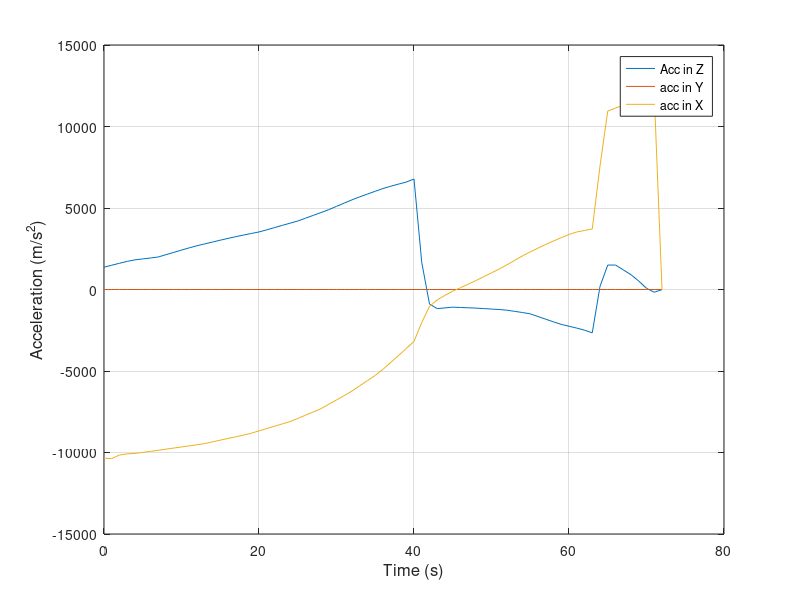
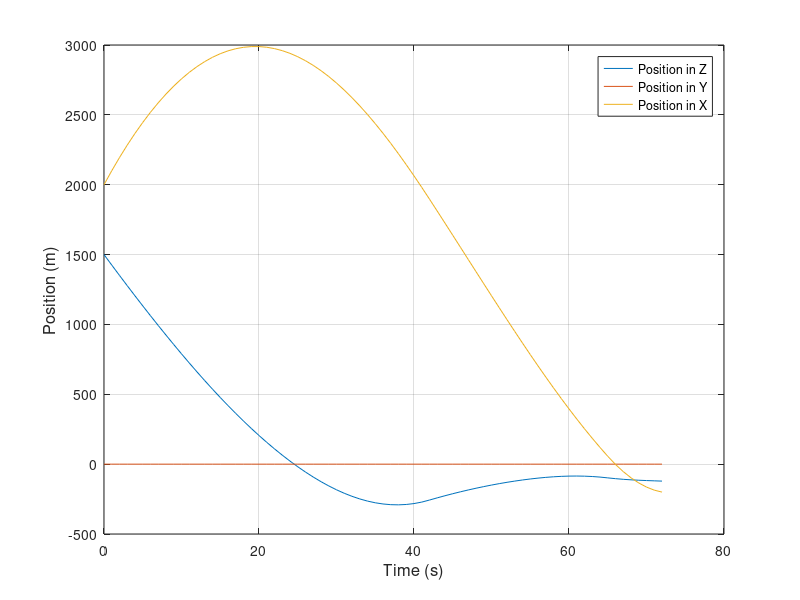
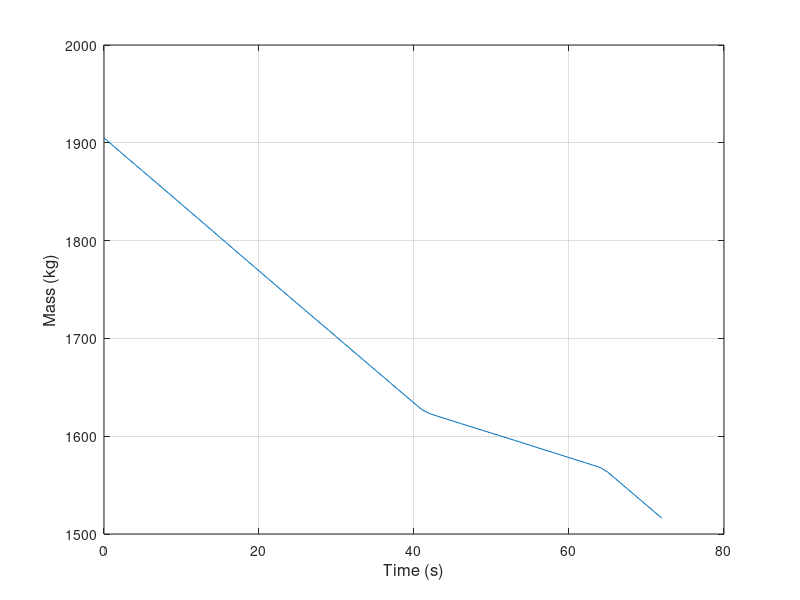
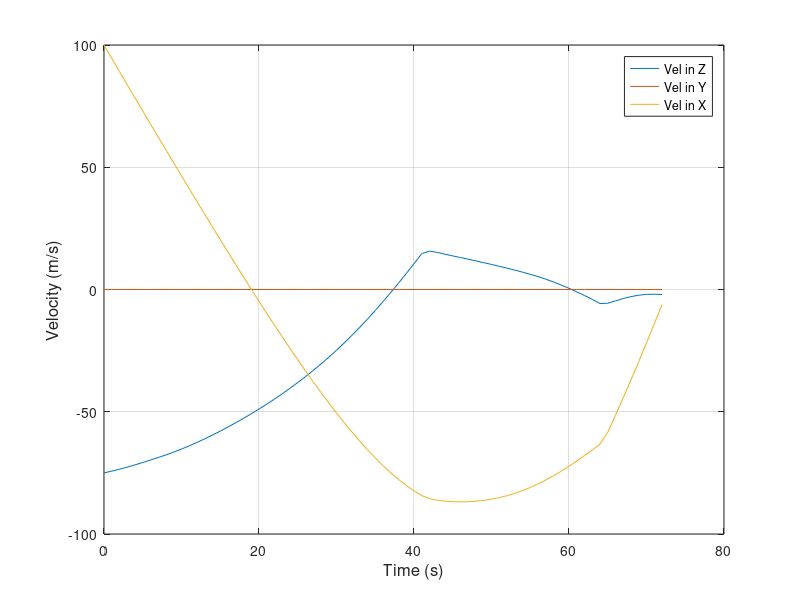

Reproduce these figures in MATLAB, in order.
clear all
r0 = [1500;0;2000]; %m
V0 = [-75;0;100]; %m/s
m0 = 1905; %kg
Isp = 225; %seconds
g_vec = [-3.7114;0;0];
Thrust_Num = 3100;
T_max = 0.8*Thrust_Num;
T_min = 0.3*Thrust_Num;
no_of_thrusters = 6;
cant_angle = 27*(pi/180);
alpha = 1/(Isp*9.807*cos(cant_angle));

time0 = 0;
final_time = 72; %seconds
time_step = 1;%0.01;
load('LCVX_ACC_X.mat');
load('LCVX_ACC_Y.mat');
load('LCVX_THRUST_X.mat');
load('LCVX_THRUST_Y.mat');
%%%% Control Input %%%%%%%%%%%%
time_array = time0:time_step:final_time;
control_input_acc(:,1) = interp1(LCVX_ACC_X(:,1),LCVX_ACC_X(:,2),time_array,'linear','extrap');
control_input_acc(:,3) = interp1(LCVX_ACC_Y(:,1),LCVX_ACC_Y(:,2),time_array,'linear','extrap');
control_input_acc(:,2) = 0*control_input_acc(:,3);
%%%%%%%%%%%%%%%%%%%%
Thrust_input_acc(:,1) = interp1(LCVX_THRUST_X(:,1),LCVX_THRUST_X(:,2),time_array,'linear','extrap');
Thrust_input_acc(:,3) = interp1(LCVX_THRUST_Y(:,1),LCVX_THRUST_Y(:,2),time_array,'linear','extrap');
Thrust_input_acc(:,2) = 0*Thrust_input_acc(:,3);
%%%% State Dynamics %%%%%%%%%%%%
StateHis(1,:) = [r0;V0;m0];
ThrustHis(1,:) = m0*norm(control_input_acc(1,:)-g_vec');
SigmaHis(1,:) = norm(control_input_acc(1,:)-g_vec');
%ControlHis(1,1:3) =  control_input';
%StateHis
figure(1);plot(time_array,control_input_acc);
pause
k_state = 1;
for time_k = time0:time_step:(final_time-time_step)
    r = StateHis(k_state,1:3);
    V = StateHis(k_state,4:6);
    m = StateHis(k_state,7);
    %control_input_acc(1,:)
    total_acc = interp1(time_array,control_input_acc,time_k,'linear','extrap')';
    total_thrust = 1000*(interp1(time_array,Thrust_input_acc,time_k,'linear','extrap')')';
    
    control_input = total_acc + g_vec;
    
    %r_next = r + time_step*(V);
    %V_next = V + time_step*(total_thrust/m + g_vec');
    %m_next = m + time_step*(-1*alpha*norm(total_thrust));
    %pause%%%%%%%%%%%%%%%%%%%%%%%%%
    r_next = r + time_step*(V);
    V_next = V + time_step*(total_acc)';
    m_next = m + time_step*(-1*alpha*m*norm(total_acc - g_vec));
    %%%%%%%%%%%%%%%%%%%%%%%%%%%%%%%
    theta_deg = acos(dot(total_acc,g_vec));
    %ControlHis(k_state,1:3) =  control_input';
    ControlHis(k_state,1:3) =  m*total_acc;
    k_state = k_state + 1;
    %size(r_dot_vec)
    %size(V_dot_vec)
    StateHis(k_state,1:8) = [r_next, V_next, m_next, theta_deg];
    ThrustHis(k_state,:) = m_next*norm(total_acc - g_vec);
    SigmaHis(k_state,:) = norm(total_acc - g_vec);
end

ControlHis(k_state,1:3) =  control_input';

figure(1);plot(time_array,ControlHis);grid on;hold on;
xlabel('Time (s)','FontSize',12,'FontWeight','normal'); 
ylabel('Acceleration (m/s^2)','FontSize',12,'FontWeight','normal');
legend('Acc in Z', 'acc in Y', 'acc in X');

figure(2);plot(time_array,StateHis(:,1:3));grid on; hold on;
xlabel('Time (s)','FontSize',12,'FontWeight','normal'); 
ylabel('Position (m)','FontSize',12,'FontWeight','normal');
legend('Position in Z', 'Position in Y', 'Position in X');

figure(3);plot(time_array,StateHis(:,7));grid on; hold on;
xlabel('Time (s)','FontSize',12,'FontWeight','normal'); 
ylabel('Mass (kg)','FontSize',12,'FontWeight','normal');

figure(4);plot(time_array,StateHis(:,4:6));grid on; hold on;
xlabel('Time (s)','FontSize',12,'FontWeight','normal'); 
ylabel('Velocity (m/s)','FontSize',12,'FontWeight','normal');
legend('Vel in Z', 'Vel in Y', 'Vel in X');

figure(5);plot(time_array,ThrustHis/(Thrust_Num*no_of_thrusters));grid on; hold on;
xlabel('Time (s)','FontSize',12,'FontWeight','normal'); 
ylabel('Throttle Level','FontSize',12,'FontWeight','normal');
%legend('Vel in Z', 'Vel in Y', 'Vel in X');

figure(6);plot(time_array,SigmaHis);grid on; hold on;
xlabel('Time (s)','FontSize',12,'FontWeight','normal'); 
ylabel('Sigma','FontSize',12,'FontWeight','normal');

% figure(5);plot(time_array,(180/pi)*StateHis(:,8));grid on; hold on;
% %figure(6);plot(time_array,StateHis(:,7).*ControlHis/1000);grid on;hold on;
% figure(6);plot(time_array,ControlHis/1000);grid on;hold on;